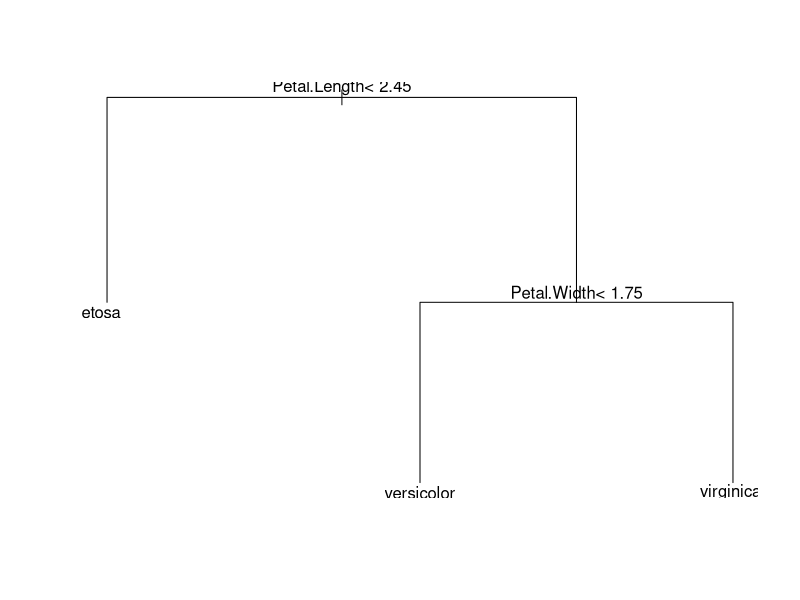
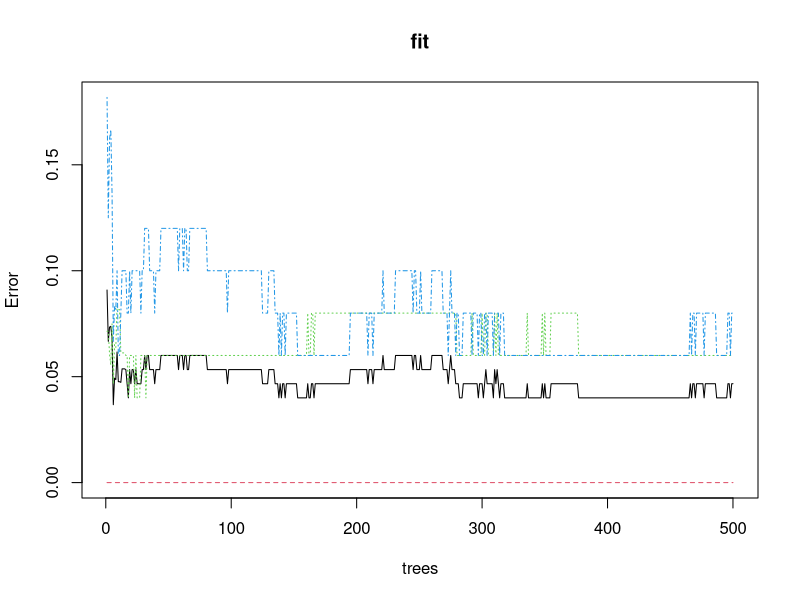

Recreate these plots in R, in order.
# load packages and data --------------------------------------------------

library(tidyverse)
library(dslabs)
library(rpart)

library(randomForest)

glimpse(iris)

iris_fit_full <- rpart(Species ~ . , data = iris)
plot(iris_fit_full)
text(iris_fit_full)

fit <- randomForest(Species ~ . , data = iris) #yeah gotta read up on random forest
plot(fit)

set.seed(4530)
forest <- randomForest(Species ~ . , data = iris, localImp = TRUE)
forest
